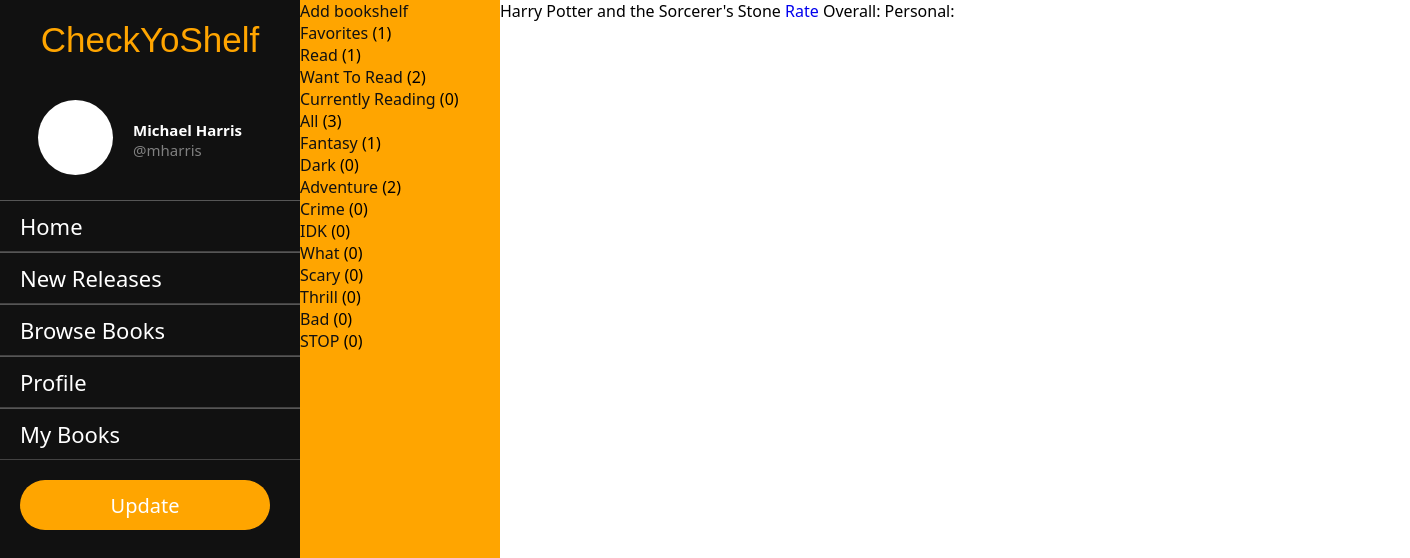
Page /mharris/Favorites/books on the committed database.
### app/models.py (models this page shows, shortened)
class Bookshelf(models.Model):
    profile = models.ManyToManyField(Profile)
    books = models.ManyToManyField(Book, blank=True, related_name="books")
    name = models.CharField(max_length=200)
    description = models.TextField(blank=True)
    def __str__(self):
        return self.name

class Book(models.Model):
    GENRES = (
        ("Horror", "Horror"),
        ("Fantasy", "Fantasy"),
        ("Sci-Fi", "Sci-Fi"),
        ("Thriller", "Thriller"),
        ("Mystery", "Mystery"),
    )
    author = models.ForeignKey(Author, on_delete=models.CASCADE)
    profile = models.ManyToManyField(Profile, blank=True)
    title = models.CharField(max_length=200)
    genre = models.CharField(max_length=200, choices=GENRES)
    synopsis = models.TextField()
    cover = models.CharField(max_length=200, null=True, blank=True)
    page_number = models.IntegerField()
    publish_date = models.DateField()
    reviewers = []
    average_rating = 0.0

### app/views.py (the view)
# urls.py: path("<str:username>/<str:bookshelf>/books", books_view, name="books"),
def books_view(request, username, bookshelf):
    context = {}
    try:
        user = User.objects.get(username=username)
        profile = Profile.objects.get(user=user)
    except:
        user = None
        profile = None
    bookshelves = Bookshelf.objects.filter(profile=profile)
    bookshelves_count = {}
    for shelf in bookshelves:
        shelf_books = shelf.books.all()
        bookshelves_count[shelf] = shelf_books.count()
    selected_bookshelf = Bookshelf.objects.get(name=bookshelf)
    books = selected_bookshelf.books.all()
    books_ratings = {}
    has_rating = True
    for book in books:
        try:
            review = Review.objects.get(book=book)
            books_ratings[book.title] = book.average_rating, review.rating
        except:
            has_rating = False
            review = None
            books_ratings[book.title] = book.average_rating
    context["profile"] = profile
    context["bookshelves_count"] = bookshelves_count
    context["books_ratings"] = books_ratings
    context["has_rating"] = has_rating
    return render(request, "books.html", context)

### app/templates/books.html (shortened to what this page needs)
{% extends "bookshelves.html" %} {% block books %}
<div>
  <ul>
    {% if has_rating == True %}
      {% for book, ratings in books_ratings.items %}
          <li>{{ book }} <a href="{% url "review_book" profile.user book %}">Rate</a> Overall: {{ average_rating }} Personal: {{ my_rating }}</li>
      {% endfor %}
    {% else %}
      {% for book, rating in books_ratings.items %}
        <li>{{ book }} <a href="{% url "review_book" profile.user book %}">Rate</a> Overall: {{ rating }}</li>
      {% endfor %}
    {% endif %}
  </ul>
</div>
{% endblock books %}

### app/templates/bookshelves.html (shortened to what this page needs)
{% extends "base.html" %}  {% block content %}
<div class="bookshelf-nav">
  <a href="{% url "create_bookshelf" profile.user %}">Add bookshelf</a>
  <ul>
    {% for shelf, count in bookshelves_count.items %}
    <li><a href="{% url "books" profile.user shelf %}">{{ shelf }}</a> ({{ count }})</li>
    {% endfor %}
  </ul>
</div>
<div class="book-list">{% block books %}{% endblock books %}</div>
{% endblock content %}

### app/static/styles.css (style rules this page uses)
* { margin: 0; padding: 0; list-style: none; text-decoration: none; font-family: 'Segoe UI', Tahoma, Geneva, Verdana, sans-serif; }
::placeholder { color: rgb(186, 124, 8); }
.wrapper .main-content .bookshelf-nav { height: 100%; width: 200px; position: fixed; background-color: orange; }
.wrapper .main-content .bookshelf-nav a { color: #111; }
.wrapper .main-content .book-list { width: 100%; margin-left: 200px; }

### rows in the picture
Bookshelf: name "Favorites", count "1"
Bookshelf: name "Read", count "1"
Bookshelf: name "Want To Read", count "2"
Bookshelf: name "Currently Reading", count "0"
Bookshelf: name "All", count "3"
Bookshelf: name "Fantasy", count "1"
Bookshelf: name "Dark", count "0"
Bookshelf: name "Adventure", count "2"
Bookshelf: name "Crime", count "0"
Bookshelf: name "IDK", count "0"
Bookshelf: name "What", count "0"
Bookshelf: name "Scary", count "0"
Bookshelf: name "Thrill", count "0"
Bookshelf: name "Bad", count "0"
Bookshelf: name "STOP", count "0"
Book: books_ratings "Harry Potter and the Sorcerer's Stone"
